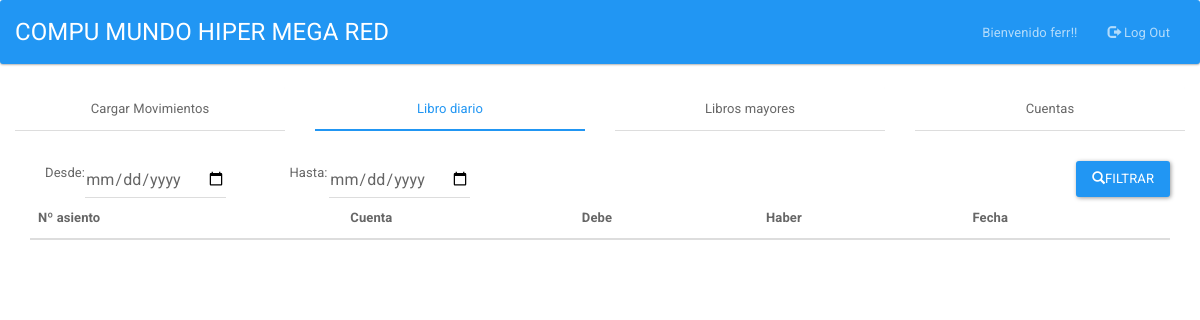
Before: /sistemaContable/home/librodiario (signed in) with the older database file.
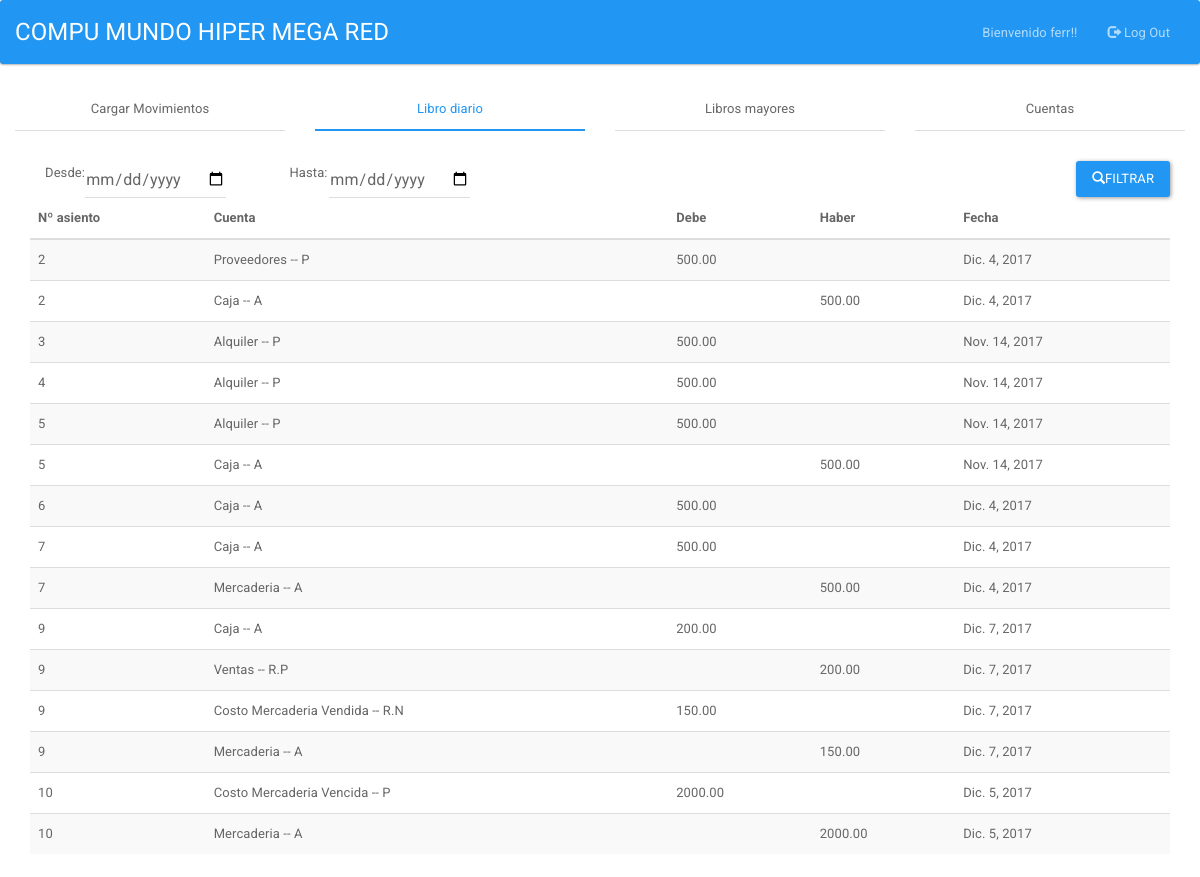
After: the same page with the newer database file.
### sistemaContable/models.py (models this page shows, shortened)
class Movimiento(models.Model):
    numeroAsiento = models.ForeignKey(Asiento,on_delete=models.CASCADE)
    cuenta        = models.ForeignKey(Cuenta,on_delete=models.CASCADE)
    debe          = models.DecimalField(blank=True,
                                        null=True,
                                        max_digits=50,
                                        decimal_places=2)
    haber         = models.DecimalField(blank=True,
                                        null=True,
                                        max_digits=50,
                                        decimal_places=2)
    objects = MovimientoManager()

class Asiento(models.Model):
    numeroAsiento = models.AutoField(primary_key=True)
    fecha         = models.DateField(default=timezone.now)
    usuario       = models.ForeignKey(User,on_delete=models.CASCADE)
    def __str__(self):
        return str(self.numeroAsiento)

class Cuenta(models.Model):
    TIPOS_CUENTA = (
        ('A','Activo'),
        ('P','Pasivo'),
        ('P.N','Patrimonio Neto'),
        ('R.N','Resultado Negativo'),
        ('R.P','Resultado Positivo'),
    )
    denominacion  = models.CharField(max_length=30)
    Tipo          = models.CharField(
                        max_length=3,
                        choices=TIPOS_CUENTA,
    )
    saldo_inicial = models.DecimalField(
                                max_digits=50,
                                decimal_places=2,
                                default=0
    )
    saldo_actual  = models.DecimalField(
                                max_digits=50,
                                decimal_places=2,
                                null=True,
                                blank=True,
    )
    objects = CuentaManager()
    def __str__(self):
        return "%s -- %s" %(self.denominacion,str(self.Tipo))
    class Meta:
        ordering = ['Tipo']

### sistemaContable/views.py (the view)
class LibroDiario(generic.View):
    template_name = "sistemaContable/libroDiario.html"
    def get(self,request):
        desde = request.GET.get('desde')
        hasta =  request.GET.get('hasta')
        context={}
        if desde and hasta:
            context['movimientos'] = Movimiento.objects.get_between_dates(desde,hasta)
        else:
            context['movimientos']= Movimiento.objects.all()
        context['desde']    = desde
        context['hasta']    = hasta
        return render(request, self.template_name, context)

### sistemaContable/templates/sistemaContable/libroDiario.html
{% extends "sistemaContable/cargarAsientos.html" %}
{% block contenido %}
{% block navegacion %}
  <ul class="nav nav-tabs">
    <li class=" col-md-3 text-center"><a href={% url 'sistemaContable:cargarasientos' %}  >Cargar Movimientos</a></li>
    <li class=" active col-md-3 text-center"><a  href={% url 'sistemaContable:librodiario' %}  >Libro diario</a></li>
    <li class="col-md-3 text-center"><a href={% url 'sistemaContable:libromayor' %}>Libros mayores</a></li>
    {% if not request.user.is_superuser  %}
      <li class="col-md-3 disabled text-center"><a >Cuentas</a></li>
    {% else %}
    <li class="col-md-3  text-center"><a  href={% url 'sistemaContable:cuentas' %} >Cuentas</a></li>
    {% endif %}
  </ul>
{% endblock %}
<div class="container">
  <form class="form-inline" action={% url 'sistemaContable:librodiario' %} method="get">
    <fieldset>
      <div class="form-group">
        <label class="col-sm-2 control-label" for="desde">Desde: </label>
        <div class="col-sm-10">
          <input class="form-control" value="{% if desde  %}{{desde}}{% endif %}"  type="date" name="desde" placeholder="fecha de inicio">
        </div>
      </div>
      <div class="form-group" >
        <label class="col-sm-2 control-label" for="desde">Hasta: </label>
        <div class="col-sm-10">
          <input class="form-control" type="date"  value="{% if hasta  %}{{hasta}}{% endif %}" name="hasta" placeholder="fecha de fin">
        </div>
      </div>
      <button type="submit" class="btn btn-primary pull-right"><span class="glyphicon glyphicon-search"></span>Filtrar</button>
    </fieldset>
  </form>
  <table class="table table-striped table-hover ">
    <thead>
      <tr>
        <th>Nº asiento</th>
        <th>Cuenta</th>
        <th>Debe</th>
        <th>Haber</th>
        <th>Fecha</th>
      </tr>
    </thead>
    <tbody>
      {% for m in movimientos  %}
      <tr>
        <td>{{m.numeroAsiento}}</td>
        <td>{{m.cuenta}}</td>
        <td>{{m.debe|default_if_none:' '}}</td>
        <td>{{m.haber|default_if_none:' '}}</td>
        <td>{{m.numeroAsiento.fecha }}</td>
      </tr>
      {% endfor %}
    </tbody>
  </table>
</div>
{% endblock %}

### sistemaContable/templates/sistemaContable/cargarAsientos.html (shortened to what this page needs)
{% extends "sistemaContable/base.html" %}
{% load static %}
{% load bootstrap3 %}
{% block navbar %}
<ul class="nav navbar-nav navbar-right">
  <li> <a>Bienvenido {{request.user.username}}!!</a> </li>
  <li>
  <a href={% url 'logout' %}  ><span class="glyphicon glyphicon-log-out"></span> Log Out</a>
  </li>
</ul>
{% endblock %}

### sistemaContable/templates/sistemaContable/base.html (shortened to what this page needs)
{% load static %}
<!doctype html>
 <html class="no-js" lang="">
    <head>
        <link rel="stylesheet" href= {% static "/css/bootstrap.min.css" %}>
        <link rel="stylesheet" href= {% static "/css/main.css" %} >
    </head>
    <body>
{% block nav %}
    <nav class="navbar navbar-inverse" role="navigation">
      <div class="container-fluid">
        <div class="navbar-header">
          <a class="navbar-brand" href={% url 'authentication:dashboard' %}>COMPU MUNDO HIPER MEGA RED</a>
        </div>
        <div id="navbar" class="navbar-collapse collapse">
          {% block navbar %}
          {% endblock %}
        </div>
      </div>
    </nav>
    {% endblock %}
{% block contenido %}
{% endblock %}
</body>
</html>

### sistemaContable/static/css/main.css (style rules this page uses)
.nav-tabs { padding-bottom: 30px; }
html, body { margin: 0; padding: 0; height: 100%; }

Changed rows visible on the page:
added Movimiento: numeroAsiento "2", cuenta "Proveedores -- P", debe "500.00", numeroAsiento.fecha "Dic. 4, 2017"
added Movimiento: numeroAsiento "2", cuenta "Caja -- A", haber "500.00", numeroAsiento.fecha "Dic. 4, 2017"
added Movimiento: numeroAsiento "3", cuenta "Alquiler -- P", debe "500.00", numeroAsiento.fecha "Nov. 14, 2017"
added Movimiento: numeroAsiento "4", cuenta "Alquiler -- P", debe "500.00", numeroAsiento.fecha "Nov. 14, 2017"
added Movimiento: numeroAsiento "5", cuenta "Alquiler -- P", debe "500.00", numeroAsiento.fecha "Nov. 14, 2017"
added Movimiento: numeroAsiento "5", cuenta "Caja -- A", haber "500.00", numeroAsiento.fecha "Nov. 14, 2017"
added Movimiento: numeroAsiento "6", cuenta "Caja -- A", debe "500.00", numeroAsiento.fecha "Dic. 4, 2017"
added Movimiento: numeroAsiento "7", cuenta "Caja -- A", debe "500.00", numeroAsiento.fecha "Dic. 4, 2017"
added Movimiento: numeroAsiento "7", cuenta "Mercaderia -- A", haber "500.00", numeroAsiento.fecha "Dic. 4, 2017"
added Movimiento: numeroAsiento "9", cuenta "Caja -- A", debe "200.00", numeroAsiento.fecha "Dic. 7, 2017"
added Movimiento: numeroAsiento "9", cuenta "Ventas -- R.P", haber "200.00", numeroAsiento.fecha "Dic. 7, 2017"
added Movimiento: numeroAsiento "9", cuenta "Costo Mercaderia Vendida -- R.N", debe "150.00", numeroAsiento.fecha "Dic. 7, 2017"
added Movimiento: numeroAsiento "9", cuenta "Mercaderia -- A", haber "150.00", numeroAsiento.fecha "Dic. 7, 2017"
added Movimiento: numeroAsiento "10", cuenta "Costo Mercaderia Vencida -- P", debe "2000.00", numeroAsiento.fecha "Dic. 5, 2017"
added Movimiento: numeroAsiento "10", cuenta "Mercaderia -- A", haber "2000.00", numeroAsiento.fecha "Dic. 5, 2017"
